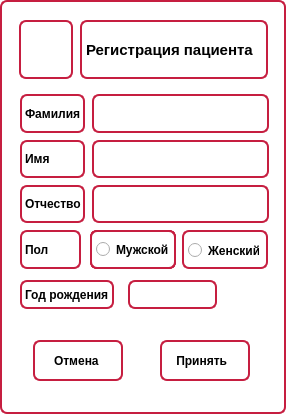
<?xml version="1.0" encoding="UTF-8"?>
<ui version="4.0">
 <class>registration</class>
 <widget class="QDialog" name="registration">
  <property name="geometry">
   <rect>
    <x>0</x>
    <y>0</y>
    <width>286</width>
    <height>414</height>
   </rect>
  </property>
  <property name="sizePolicy">
   <sizepolicy hsizetype="Fixed" vsizetype="Fixed">
    <horstretch>0</horstretch>
    <verstretch>0</verstretch>
   </sizepolicy>
  </property>
  <property name="windowTitle">
   <string>Dialog</string>
  </property>
  <property name="styleSheet">
   <string notr="true">background-color: rgb(255, 255, 255);
                          border-style: inset;
                          border-style: outset;
                          border-width: 1px;
                           border: 2px solid #c61e40;
                          border-radius: 7px;
                         
                

 </string>
  </property>
  <widget class="QPlainTextEdit" name="fatherName">
   <property name="geometry">
    <rect>
     <x>92</x>
     <y>185</y>
     <width>177</width>
     <height>38</height>
    </rect>
   </property>
   <property name="font">
    <font>
     <pointsize>10</pointsize>
     <weight>75</weight>
     <bold>true</bold>
    </font>
   </property>
   <property name="styleSheet">
    <string notr="true">color: rgb(0, 0, 0);</string>
   </property>
  </widget>
  <widget class="QPlainTextEdit" name="surName">
   <property name="geometry">
    <rect>
     <x>92</x>
     <y>140</y>
     <width>177</width>
     <height>38</height>
    </rect>
   </property>
   <property name="font">
    <font>
     <pointsize>10</pointsize>
     <weight>75</weight>
     <bold>true</bold>
    </font>
   </property>
   <property name="styleSheet">
    <string notr="true">color: rgb(0, 0, 0);</string>
   </property>
  </widget>
  <widget class="QLabel" name="nameLabel">
   <property name="geometry">
    <rect>
     <x>20</x>
     <y>94</y>
     <width>65</width>
     <height>39</height>
    </rect>
   </property>
   <property name="font">
    <font>
     <weight>75</weight>
     <bold>true</bold>
    </font>
   </property>
   <property name="styleSheet">
    <string notr="true">color: rgb(0, 0, 0);</string>
   </property>
   <property name="text">
    <string>Фамилия</string>
   </property>
  </widget>
  <widget class="QLabel" name="fatherNameLabel">
   <property name="geometry">
    <rect>
     <x>20</x>
     <y>185</y>
     <width>65</width>
     <height>38</height>
    </rect>
   </property>
   <property name="font">
    <font>
     <weight>75</weight>
     <bold>true</bold>
    </font>
   </property>
   <property name="styleSheet">
    <string notr="true">color: rgb(0, 0, 0);</string>
   </property>
   <property name="text">
    <string>Отчество</string>
   </property>
  </widget>
  <widget class="QPlainTextEdit" name="name">
   <property name="geometry">
    <rect>
     <x>92</x>
     <y>94</y>
     <width>177</width>
     <height>39</height>
    </rect>
   </property>
   <property name="font">
    <font>
     <pointsize>10</pointsize>
     <weight>75</weight>
     <bold>true</bold>
    </font>
   </property>
   <property name="styleSheet">
    <string notr="true">color: rgb(0, 0, 0);</string>
   </property>
  </widget>
  <widget class="QLabel" name="surNameLabel">
   <property name="geometry">
    <rect>
     <x>20</x>
     <y>140</y>
     <width>65</width>
     <height>38</height>
    </rect>
   </property>
   <property name="font">
    <font>
     <weight>75</weight>
     <bold>true</bold>
    </font>
   </property>
   <property name="styleSheet">
    <string notr="true">color: rgb(0, 0, 0);</string>
   </property>
   <property name="text">
    <string>Имя</string>
   </property>
  </widget>
  <widget class="QLabel" name="regLogo">
   <property name="geometry">
    <rect>
     <x>19</x>
     <y>20</y>
     <width>54</width>
     <height>59</height>
    </rect>
   </property>
   <property name="sizePolicy">
    <sizepolicy hsizetype="Fixed" vsizetype="Preferred">
     <horstretch>40</horstretch>
     <verstretch>50</verstretch>
    </sizepolicy>
   </property>
   <property name="minimumSize">
    <size>
     <width>0</width>
     <height>0</height>
    </size>
   </property>
   <property name="text">
    <string/>
   </property>
   <property name="pixmap">
    <pixmap resource="resources.qrc">:/images/add.ico</pixmap>
   </property>
  </widget>
  <widget class="QLabel" name="regLabel">
   <property name="geometry">
    <rect>
     <x>80</x>
     <y>20</y>
     <width>188</width>
     <height>59</height>
    </rect>
   </property>
   <property name="font">
    <font>
     <pointsize>11</pointsize>
     <weight>75</weight>
     <bold>true</bold>
    </font>
   </property>
   <property name="styleSheet">
    <string notr="true">color: rgb(0, 0, 0);</string>
   </property>
   <property name="text">
    <string>Регистрация пациента</string>
   </property>
  </widget>
  <widget class="QLabel" name="sexLabel">
   <property name="geometry">
    <rect>
     <x>20</x>
     <y>230</y>
     <width>61</width>
     <height>39</height>
    </rect>
   </property>
   <property name="font">
    <font>
     <weight>75</weight>
     <bold>true</bold>
    </font>
   </property>
   <property name="styleSheet">
    <string notr="true">color: rgb(0, 0, 0);</string>
   </property>
   <property name="text">
    <string>Пол</string>
   </property>
  </widget>
  <widget class="QPlainTextEdit" name="ageEdit">
   <property name="geometry">
    <rect>
     <x>128</x>
     <y>280</y>
     <width>89</width>
     <height>29</height>
    </rect>
   </property>
   <property name="font">
    <font>
     <pointsize>10</pointsize>
     <weight>75</weight>
     <bold>true</bold>
    </font>
   </property>
   <property name="styleSheet">
    <string notr="true">color: rgb(0, 0, 0);</string>
   </property>
  </widget>
  <widget class="QLabel" name="ageLabel">
   <property name="geometry">
    <rect>
     <x>20</x>
     <y>280</y>
     <width>94</width>
     <height>29</height>
    </rect>
   </property>
   <property name="font">
    <font>
     <weight>75</weight>
     <bold>true</bold>
    </font>
   </property>
   <property name="styleSheet">
    <string notr="true">color: rgb(0, 0, 0);</string>
   </property>
   <property name="text">
    <string>Год рождения</string>
   </property>
  </widget>
  <widget class="QPushButton" name="cancelButton">
   <property name="geometry">
    <rect>
     <x>33</x>
     <y>340</y>
     <width>90</width>
     <height>41</height>
    </rect>
   </property>
   <property name="sizePolicy">
    <sizepolicy hsizetype="Minimum" vsizetype="Preferred">
     <horstretch>0</horstretch>
     <verstretch>0</verstretch>
    </sizepolicy>
   </property>
   <property name="font">
    <font>
     <weight>75</weight>
     <bold>true</bold>
    </font>
   </property>
   <property name="styleSheet">
    <string notr="true">background-color: rgb(255, 255, 255);
                          border-style: inset;
                          border-style: outset;
                          border-width: 1px;
                           border: 2px solid #c61e40;
                          border-radius: 7px;
color: rgb(0, 0, 0);
                         
                

 </string>
   </property>
   <property name="text">
    <string>Отмена </string>
   </property>
   <property name="icon">
    <iconset resource="resources.qrc">
     <normaloff>:/images/cancel.ico</normaloff>:/images/cancel.ico</iconset>
   </property>
   <property name="iconSize">
    <size>
     <width>30</width>
     <height>30</height>
    </size>
   </property>
  </widget>
  <widget class="QPushButton" name="confirmButton">
   <property name="geometry">
    <rect>
     <x>160</x>
     <y>340</y>
     <width>90</width>
     <height>41</height>
    </rect>
   </property>
   <property name="sizePolicy">
    <sizepolicy hsizetype="Minimum" vsizetype="Preferred">
     <horstretch>0</horstretch>
     <verstretch>0</verstretch>
    </sizepolicy>
   </property>
   <property name="minimumSize">
    <size>
     <width>10</width>
     <height>20</height>
    </size>
   </property>
   <property name="font">
    <font>
     <weight>75</weight>
     <bold>true</bold>
    </font>
   </property>
   <property name="styleSheet">
    <string notr="true">color: rgb(0, 0, 0);</string>
   </property>
   <property name="text">
    <string>Принять  </string>
   </property>
   <property name="icon">
    <iconset resource="resources.qrc">
     <normaloff>:/images/success.ico</normaloff>:/images/success.ico</iconset>
   </property>
   <property name="iconSize">
    <size>
     <width>30</width>
     <height>30</height>
    </size>
   </property>
  </widget>
  <widget class="QGroupBox" name="groupBox">
   <property name="geometry">
    <rect>
     <x>90</x>
     <y>230</y>
     <width>86</width>
     <height>39</height>
    </rect>
   </property>
   <property name="title">
    <string/>
   </property>
   <widget class="QRadioButton" name="mButton">
    <property name="geometry">
     <rect>
      <x>6</x>
      <y>9</y>
      <width>75</width>
      <height>21</height>
     </rect>
    </property>
    <property name="sizePolicy">
     <sizepolicy hsizetype="Preferred" vsizetype="Preferred">
      <horstretch>0</horstretch>
      <verstretch>0</verstretch>
     </sizepolicy>
    </property>
    <property name="font">
     <font>
      <weight>75</weight>
      <bold>true</bold>
     </font>
    </property>
    <property name="styleSheet">
     <string notr="true">color: rgb(0, 0, 0);
  border-width: 0px;</string>
    </property>
    <property name="text">
     <string>Мужской</string>
    </property>
   </widget>
   <widget class="QGroupBox" name="groupBox_2">
    <property name="geometry">
     <rect>
      <x>0</x>
      <y>0</y>
      <width>86</width>
      <height>39</height>
     </rect>
    </property>
    <property name="title">
     <string/>
    </property>
    <widget class="QRadioButton" name="mButton_2">
     <property name="geometry">
      <rect>
       <x>6</x>
       <y>9</y>
       <width>75</width>
       <height>21</height>
      </rect>
     </property>
     <property name="sizePolicy">
      <sizepolicy hsizetype="Preferred" vsizetype="Preferred">
       <horstretch>0</horstretch>
       <verstretch>0</verstretch>
      </sizepolicy>
     </property>
     <property name="font">
      <font>
       <weight>75</weight>
       <bold>true</bold>
      </font>
     </property>
     <property name="styleSheet">
      <string notr="true">color: rgb(0, 0, 0);
  border-width: 0px;</string>
     </property>
     <property name="text">
      <string>Мужской</string>
     </property>
    </widget>
    <widget class="QGroupBox" name="groupBox_3">
     <property name="geometry">
      <rect>
       <x>0</x>
       <y>0</y>
       <width>86</width>
       <height>39</height>
      </rect>
     </property>
     <property name="title">
      <string/>
     </property>
     <widget class="QRadioButton" name="mButton_3">
      <property name="geometry">
       <rect>
        <x>6</x>
        <y>9</y>
        <width>75</width>
        <height>21</height>
       </rect>
      </property>
      <property name="sizePolicy">
       <sizepolicy hsizetype="Preferred" vsizetype="Preferred">
        <horstretch>0</horstretch>
        <verstretch>0</verstretch>
       </sizepolicy>
      </property>
      <property name="font">
       <font>
        <weight>75</weight>
        <bold>true</bold>
       </font>
      </property>
      <property name="styleSheet">
       <string notr="true">color: rgb(0, 0, 0);
  border-width: 0px;</string>
      </property>
      <property name="text">
       <string>Мужской</string>
      </property>
     </widget>
    </widget>
   </widget>
  </widget>
  <widget class="QGroupBox" name="groupBox_4">
   <property name="geometry">
    <rect>
     <x>182</x>
     <y>230</y>
     <width>86</width>
     <height>39</height>
    </rect>
   </property>
   <property name="title">
    <string/>
   </property>
   <widget class="QRadioButton" name="fButton">
    <property name="geometry">
     <rect>
      <x>6</x>
      <y>10</y>
      <width>71</width>
      <height>21</height>
     </rect>
    </property>
    <property name="sizePolicy">
     <sizepolicy hsizetype="Preferred" vsizetype="Preferred">
      <horstretch>0</horstretch>
      <verstretch>0</verstretch>
     </sizepolicy>
    </property>
    <property name="font">
     <font>
      <weight>75</weight>
      <bold>true</bold>
     </font>
    </property>
    <property name="styleSheet">
     <string notr="true">color: rgb(0, 0, 0);
 border-width: 0px;</string>
    </property>
    <property name="text">
     <string>Женский</string>
    </property>
   </widget>
  </widget>
 </widget>
 <resources>
  <include location="resources.qrc"/>
 </resources>
 <connections/>
</ui>
